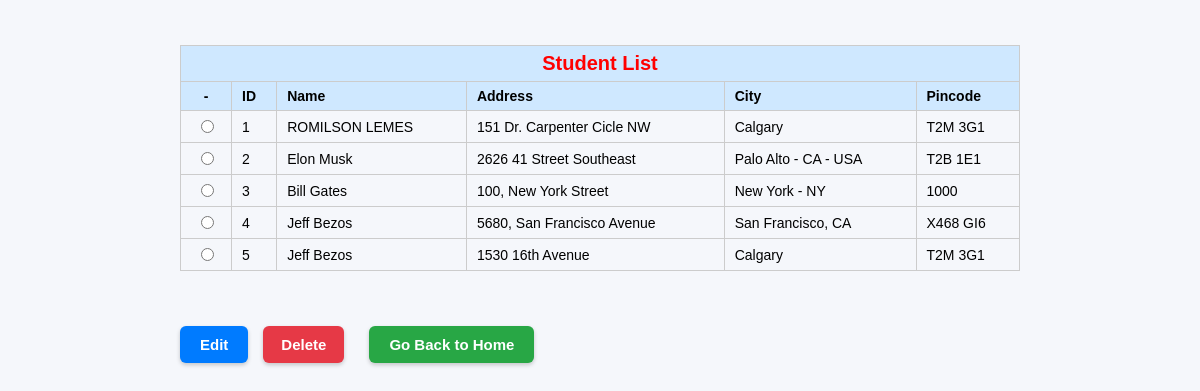
/list, run on an earlier commit of the app's database.
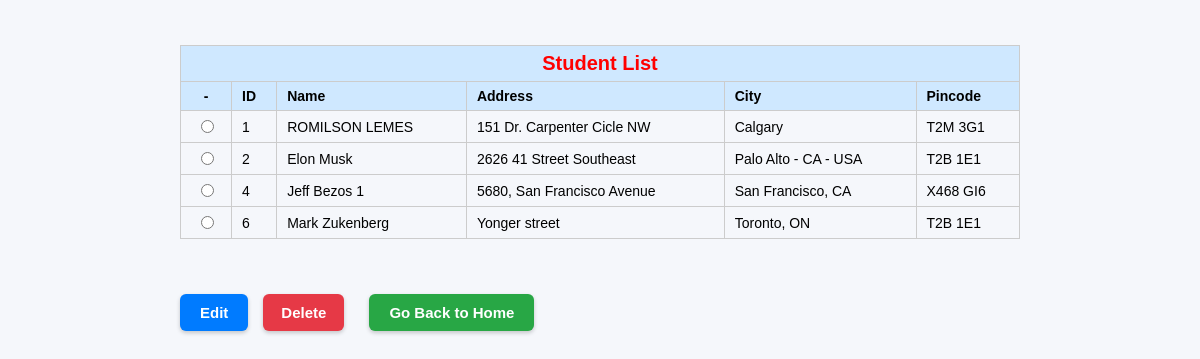
And on a later commit of the database.
### tables this page shows
CREATE TABLE students (
        id INTEGER PRIMARY KEY AUTOINCREMENT,
        name TEXT,
        address TEXT,
        city TEXT,
        pin TEXT);

### main.py (the view)
@app.route('/list')
def list_records():
    con = sql.connect(DB_PATH)
    con.row_factory = sql.Row
    cur = con.cursor()
    cur.execute("SELECT * FROM students")
    rows = cur.fetchall()
    con.close()
    return render_template("list.html", rows=rows)

### templates/list.html (shortened to what this page needs)
<!DOCTYPE html>
<html>
<head>
    <link rel="stylesheet" href="{{ url_for('static', filename='styles.css') }}">
    <link rel="stylesheet" href="{{ url_for('static', filename='extraStyle.css') }}">
</head>
<body>
    <div class="button-container">
        <table class="student-table">
            <thead>
                <tr>
                    <th colspan="6" class="table-title">Student List</th>
                </tr>
                <tr>
                    <th class="select-col">-</th>
                    <th>ID</th>
                    <th>Name</th>
                    <th>Address</th>
                    <th>City</th>
                    <th>Pincode</th>
                </tr>
            </thead>
            {% for row in rows %}
            <tr>
                <td class="select-col">
                    <input type="radio" name="selected" value="{{ row['ID'] }}">
                </td>
                <td>{{ row['ID'] }}</td>
                <td>{{ row['name'] }}</td>
                <td>{{ row['address'] }}</td>
                <td>{{ row['city'] }}</td>
                <td>{{ row['pin'] }}</td>
            </tr>
            {% endfor %}
        </table>
    </div>
    <div class="button-container-left">
        <a class="btn edit" href="#" onclick="validateSelection('{{ url_for('edit_student') }}')">Edit</a>
        <a class="btn delete" href="#" onclick="return validateDelete('{{ url_for('delete_student') }}')">Delete</a>
        <a class="btn home" href="{{ url_for('home') }}">Go Back to Home</a>
    </div>
</body>
</html>

### static/styles.css (style rules this page uses)
table { border-collapse: collapse; width: 70%; margin: 20px auto; font-family: Arial, sans-serif; font-size: 14px; }
th { background-color: #cfe8ff; padding: 8px; text-align: center; font-weight: bold; }
td { padding: 6px; text-align: left; }
.table-title { caption-side: top; text-align: center; font-size: 20px; font-weight: bold; padding: 10px; margin-bottom: 10px; color: red; }
table, th, td { border: 1px solid #444; text-align: left; }
td.select-col, th.select-col { text-align: center; width: 30px; }
tr { transition: all 0.2s ease-in-out; }
a { display: block; margin-top: 20px; text-align: center; font-size: 16px; }
.button-container { display: flex; justify-content: center; gap: 20px; margin-top: 25px; }
.button-container-left { display: flex; justify-content: flex-start; gap: 15px; margin-top: 15px; margin-left: 15%; }
.btn { padding: 10px 20px; text-decoration: none; font-size: 15px; border-radius: 6px; font-weight: bold; display: inline-block; transition: 0.2s ease-in-out; box-shadow: 0 2px 4px rgba(0, 0, 0, 0.20); }
.btn.edit { background-color: #007bff; color: white; }
.btn.delete { background-color: #e63946; color: white; padding: 10px 18px; border-radius: 6px; text-decoration: none; margin-right: 10px; font-weight: bold; }
.btn.home { background-color: #28a745; color: white; }
.student-table { width: 70%; border-collapse: collapse; }
.student-table th, .student-table td { border: 1px solid #ccc; padding: 6px 10px; }
body { font-family: Arial, sans-serif; background-color: #f5f7fb; margin: 0; }

What changed in the data, as far as the page shows it:
removed students: ID "3", name "Bill Gates", address "100, New York Street", city "New York - NY", pin "1000"
removed students: ID "5", name "Jeff Bezos", address "1530 16th Avenue", city "Calgary", pin "T2M 3G1"
changed students "5680, San Francisco Avenue": name "Jeff Bezos" → "Jeff Bezos 1"
added students: ID "6", name "Mark Zukenberg", address "Yonger street", city "Toronto, ON", pin "T2B 1E1"
